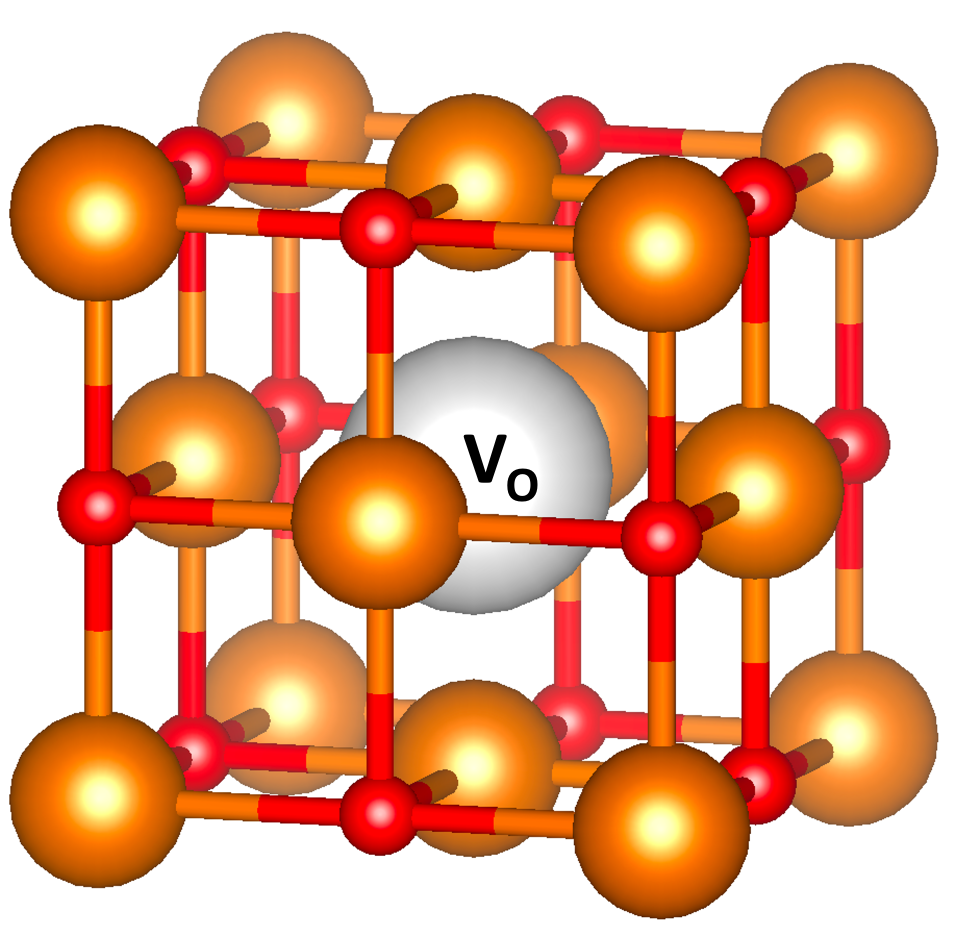
#> input picture 2023/TDDFT_defects/Scripts/Plot-Fig-7/MgO.png, 1912 x 1863 px (shown at 1/2 size)
$ python plot-fig-7.py
#> lines starting #> are read from the running program, lines starting #| are printed output that depends on the picture
#!/usr/bin/env python

import sys
import numpy as np
import matplotlib.pyplot as plt
plt.rcParams.update({'font.size': 13})
import matplotlib.patches as patches
from matplotlib.lines import Line2D
from matplotlib.gridspec import GridSpec
from matplotlib.cbook import get_sample_data
from mpl_toolkits.axes_grid1.inset_locator import inset_axes
from matplotlib import cm
from matplotlib.patches import ConnectionPatch
import numpy.polynomial.hermite as Herm
import math

import os
path = os.getcwd()
os.chdir(path)

########
# Plot #
########

fig = plt.figure(figsize=(11, 8))

gs = GridSpec(nrows=2, ncols=7, height_ratios=[1.1, 1],
                                width_ratios=[1, 1, 0.5, 0.5, 0.5, 1, 0.5],
                                hspace=0.1, wspace=0.6,
                                left=0.05, right=0.9,
                                bottom=0.02, top=0.98)

ax1 = fig.add_subplot(gs[0,0:3])
ax2 = fig.add_subplot(gs[0,4:6])
ax3 = fig.add_subplot(gs[1,0:2])
ax4 = fig.add_subplot(gs[1,3:7])

#######
# MgO #
#######

ax1.axis('off')
ax1.set_xlim((0,1))
ax1.set_ylim((0,1))
cwd = os.getcwd()
im1 = plt.imread(get_sample_data(path + '/MgO.png'))
#> im1 is the input picture: shape (1863, 1912, 4) float32; mean R, G, B, A 0.91, 0.667, 0.533, 1
newax = fig.add_axes([0.05, 0.64, 0.26, 0.26], anchor='NE')
newax.imshow(im1)
newax.axis('off')
ax1.text(x=-0.1, y=1.0, s='(a)', fontsize=15)

#####################
# SiV defect levels #
#####################

# DDH
hhPS = np.array([6.5641, 15.1744])

hhup = np.array([
10.1404, 15.1744, 16.6253, 16.6253, 16.6253,
])

hhup = hhup - hhPS[0]

my_ylim = np.array([-1.5, 11])

ax2.fill_between(np.linspace(0,1,10), [my_ylim[0] for i in range(10)], [hhPS[0]-hhPS[0] for i in range(10)], color='dodgerblue', alpha=0.3)
ax2.fill_between(np.linspace(0,1,10), [my_ylim[1] for i in range(10)], [hhPS[1]-hhPS[0] for i in range(10)], color='grey', alpha=0.3)

ax2.text(x=0.87, y=9, s='CB', ha='center')
ax2.text(x=0.87, y=-1.2, s='VB', ha='center')

ax2.axhline(y=hhup[0], xmin=0.43, xmax=0.57, color='black', linestyle='-', linewidth=1.5)
ax2.axhline(y=hhup[1], xmin=0.43, xmax=0.57, color='black', linestyle='-', linewidth=1.5)
ax2.axhline(y=hhup[2], xmin=0.21, xmax=0.35, color='black', linestyle='-', linewidth=1.5)
ax2.axhline(y=hhup[3], xmin=0.43, xmax=0.57, color='black', linestyle='-', linewidth=1.5)
ax2.axhline(y=hhup[4], xmin=0.65, xmax=0.79, color='black', linestyle='-', linewidth=1.5)

ax2.arrow(0.47, hhup[0]-0.33, 0., 0.6, head_width=0.02, head_length=0.1, color='red')
ax2.arrow(0.53, hhup[0]+0.33, 0., -0.6, head_width=0.02, head_length=0.1, color='red')

ax2.text(x=0.5, y=hhup[0]+0.6, s='$a_{1g}$', va='center', ha='center', color='red', fontsize=12)
#ax2.text(x=0.5, y=hhup[1]+0.5, s='$a_{1g}^{\prime}$', va='center', ha='center', color='red', fontsize=12)
ax2.text(x=0.5, y=hhup[2]+0.5, s='$t_{1u}$', va='center', ha='center', color='red', fontsize=12)
#ax2.text(x=0.75, y=hhup[3]+0.2, s='$e_{gy}$', va='center', color='red', fontsize=12)

ax2.set_xlim([0,1])
ax2.set_ylim(my_ylim)
ax2.tick_params(direction='in')
ax2.yaxis.set_ticks_position('both')
ax2.set_xticks([0.5])
#ax2.set_xticklabels(['V$_{\mathrm{O}}^0$ in MgO'], fontsize=13)
ax2.set_xticklabels([])

ax2.set_ylabel("Energy (eV)", labelpad=0, fontsize=13)
#ax2.set_yticklabels([])

ax2.text(x=-0.5, y=1.0 * 12.5 - 1.5, s='(b)', fontsize=15)

#######################
# MgO manybody states #
#######################

Singlets = np.array([
0.0,
4.1506758558545505,
5.343418280930429,
])

Singlets_labels = [
'$^1A_{1g}$',
'$^1A_{1g}^{\prime}$',
'$^1T_{1u}$',
]

Triplets = np.array([
3.793461369464244,
4.022242485581542
])

Triplets_labels = ['$^3T_{1u}$', '$^3A_{1g}^{\prime}$']

ax3.hlines(y=Triplets[0], xmin=6, xmax=9, linestyle='-', linewidth=1.5, color='k')
#ax3.hlines(y=Triplets[1], xmin=6, xmax=9, linestyle='-', linewidth=1.5, color='k')

for i in range(Triplets.shape[0]):
    if i==0: ax3.text(x=10, y=Triplets[i], s=Triplets_labels[i], va='center', ha='center', fontsize=12)

ax3.hlines(y=Singlets[0], xmin=1, xmax=4, linestyle='-', linewidth=1.5, color='k')
ax3.hlines(y=Singlets[1], xmin=1, xmax=4, linestyle='-', linewidth=1.5, color='lightgray')
ax3.hlines(y=Singlets[2], xmin=1, xmax=4, linestyle='-', linewidth=1.5, color='k')

for i in range(Singlets.shape[0]):
    if i != 1: ax3.text(x=5, y=Singlets[i], s=Singlets_labels[i], va='center', ha='center', fontsize=12)

ax3.text(x=2.5, y=-0.4, s='$S=0$', va='center', ha='center', fontsize=13, fontweight="bold")
ax3.text(x=7.5, y=-0.4, s='$S=1$', va='center', ha='center', fontsize=13, fontweight="bold")
ax3.set_ylim([-0.3, 6.])
#ax3.set_xlim([0,12])

ax3.text(x=-0.6, y=1.0 * 6.3 - 0.3, s='(c)', fontsize=15)

# Hide the right and top spines
ax3.spines['right'].set_visible(False)
ax3.spines['top'].set_visible(False)
ax3.spines['left'].set_visible(False)
ax3.spines['bottom'].set_visible(False)
# Hide ticks
ax3.set_xticklabels([])
ax3.set_yticklabels([])
ax3.tick_params(axis='both', which='both', bottom=False,
    top=False, left=False, right=False, labelbottom=False)

#######
# VEE #
#######

from scipy.optimize import curve_fit

def f1(x, a, b, c):
    f = a / x + b / x**3 + c
    return f

#
#pbecells = np.array([16, 54, 64, 128, 216, 250])
pbecells = np.array([54, 64, 128, 216, 250])
pbeelevels = np.array([
#[7.9836,   8.6766,  13.5877,  15.6724],
[8.1957,  10.2181,  13.1866,  14.8899],
[8.1728,  10.4276,  13.1672,  14.7810],
[8.2643,  10.6017,  12.9550,  14.5631],
[8.2893,  10.7002,  12.8764,  14.3310],
[8.2978,  10.7112,  12.8590,  14.3046]
])
pbevee1 = np.array([
#[0.38474522,   0.41835070],
[0.24345893,   0.38347330],
[0.23129586,   0.37169999],
[0.19070026,   0.31944233],
[0.17236905,   0.28345621],
[0.16832478,   0.27841971],
]) * 13.605662285137
# triplet
pbevee2 = np.array([
[0.20981065, 0.30433015],
[0.19227222, 0.27842814],
[0.16822887, 0.25917961],
[0.15693438, 0.24174941],
[0.15530267, 0.24145352],
]) * 13.605662285137


#
#ddhcells = np.array([16, 54, 64, 128, 216])
ddhcells = np.array([54, 64, 128, 216, 250, 512])
ddhelevels = np.array([
#[6.0764,   7.9065,  16.0135,  18.0460],
[6.4325,   9.7066,  15.5028,  17.1154],
[6.4372,   9.9159,  15.4525,  16.9736],
[6.5418,  10.0616,  15.2515,  16.8016],
[6.5641,  10.1404,  15.1744,  16.6253],
[6.5972,  10.1392,  15.1500,  16.5858],
[6.5957,  10.1755,  15.1108,  16.2541],
])
ddhvee1 = np.array([
#[0.45561288,   0.54791990],
[0.33034870,   0.45224022],
[0.32023619,   0.43116656],
[0.30539692,   0.40844187],
[0.30506974,   0.39273489],
[0.30484900,   0.39101599],
[0.31127465,   0.37858380],
]) * 13.605662285137
# triplet
ddhvee2 = np.array([
[0.30560467, 0.32710401],
[0.29297110, 0.29949725],
[0.29145185, 0.28881069],
[0.29563004, 0.27881490],
[0.29682947, 0.27999923],
[0.30655133, 0.28040133],
]) * 13.605662285137


colors = ['#4285F4', '#DB4437', '#F4B400', '#0F9D58']
linestyles = ['', '', '-', ':', '-', ':']
# [4 lines of commented-out code are left out]
labels1 = ['Bound Exciton', '$^1T_{1u}$']
labels2 = ['$^3A_{1g}^{\prime}$', '$^3T_{1u}$']

for i in range(1,2):
    print("ddh vee singlet")
    ax4.plot(1/ddhcells, ddhvee1[:,i], linewidth=1.5, linestyle=linestyles[0], marker='s',
            markersize=6, color=colors[i], label=labels1[i])
    ###
    x = 1 / ddhcells
    y = ddhvee1[:,i]
    A = np.vstack([x, np.ones(len(x))]).T
    m, c = np.linalg.lstsq(A, y, rcond=None)[0]
    print(m, c)
    xaxis = np.linspace(0,0.02,101)
    if i==1: ax4.plot(xaxis, xaxis * m + c, linestyle='--', c=colors[i])
    ###

    print("ddh vee triplet")
    ax4.plot(1/ddhcells, ddhvee2[:,i], linewidth=1.5, linestyle=linestyles[0], marker='s',
            markerfacecolor='None', markersize=6, color=colors[i], label=labels2[i])
    ###
    x = 1 / ddhcells
    y = ddhvee2[:,i]
    A = np.vstack([x, np.ones(len(x))]).T
    m, c = np.linalg.lstsq(A, y, rcond=None)[0]
    print(m, c)
    xaxis = np.linspace(0,0.02,101)
    if i==1: ax4.plot(xaxis, xaxis * m + c, linestyle=':', c=colors[i])
    ###

for i in range(1):
    print("ddh vee bound exciton")
    ax4.plot(1/ddhcells, ddhvee1[:,i], linewidth=1.5, linestyle=linestyles[0], marker='o',
            markersize=6, color=colors[i], label=labels1[i])
    ###
    x = 1 / ddhcells
    y = ddhvee1[:,i]
    A = np.vstack([x, np.ones(len(x))]).T
    m, c = np.linalg.lstsq(A, y, rcond=None)[0]
    print(m, c)
    xaxis = np.linspace(0,0.02,101)
    if i==1: ax4.plot(xaxis, xaxis * m + c, linestyle='--', c=colors[i])
    ###


#####
x = np.linspace(1e-6, 0.3, 10001)
y = 50.27106700592537 * x**3 + 4.810269969110053 - (10.59686111 * 2 / 4.19 * x)

print(4.810269969110053)

def func1(x, m, c):
    return x * m * np.exp(- 1 / x / 21) + c

def func2(x, m, c):
    return x * m * np.exp(- 1 / x / 42) + c

nebm3 = 10.59686111
nebc3 = 0.40216043
nebm4 = 10.59686111
nebc4 = 0.23371615
#ax4.plot(x**3, 50.27106700592537 * x**3 + 4.810269969110053 - func1(x * 2 / 4.1, nebm3, nebc3),
#              linestyle='--', color=colors[-2], label='$D=21$ Å')
ax4.plot(x**3, 50.27106700592537 * x**3 + 4.810269969110053 - func2(x * 2 / 4.1, nebm4, nebc4),
            linestyle='--', color=colors[0], label='')
print(4.810269969110053 - nebc4)
#####


ax4.legend(fontsize=13,loc='best',edgecolor='black',ncol=1)

ax4.set_xlabel('$1 / N_{\mathrm{atom}}$')

ax4.set_ylabel('$E$ (eV)', color = 'black')
ax4.spines['left'].set_color('black')
ax4.spines['right'].set_color('black')
ax4.tick_params(axis='y', colors='black')
ax4.tick_params(axis='both', direction='in')
ax4.tick_params(which='minor', direction='in')
ax4.xaxis.set_ticks_position('both')
ax4.yaxis.set_ticks_position('both')

ax4.set_xlim([0, 0.02])
ax4.set_ylim([3.6, 6.5])

ax4.set_xticks([0.000, 0.005, 0.010, 0.015, 0.020])

ax4.text(x=-0.004, y=1.0 * 2.9 + 3.6, s='(d)', fontsize=15)

plt.savefig('Fig-7.pdf',dpi=300,bbox_inches='tight' )
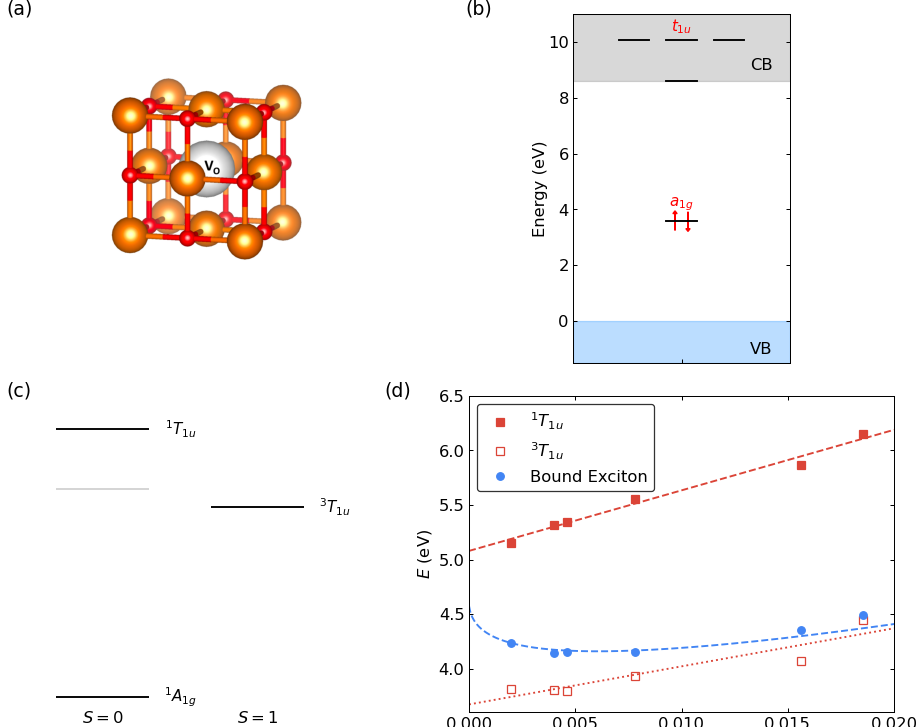
#> figure drawn by matplotlib, 4 panels; panel 3: curve peaks at x = 0.02, y = 6.19
plt.show()
